Frame 1 (no input): blank canvas, image omitted
Frame 60 (no input): blank canvas, image omitted
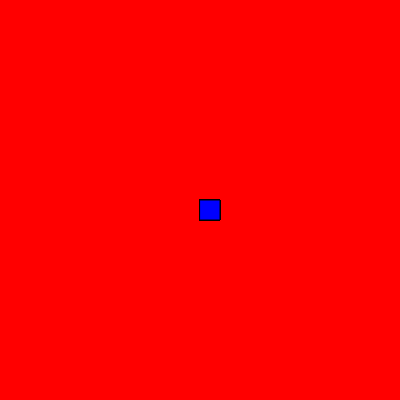
Frame 120 (the mouse pressed at the canvas centre since frame 60)

The p5.js sketch whose frames 1 and 60 were blank and that drew this single picture after the mouse press (run headless with seeded random() and noise() and a simulated clock; from frame 60 on, the mouse is pressed at the canvas centre):

// p5.js sketch
// ── sketch.js
function setup() {
    createCanvas(400, 400);
   background( "red")
  } ;
  
  function draw() {
  
    stroke ("black");
    fill("blue")
    
    if(mouseIsPressed) {
    rect (mouseX,mouseY,20,20);
    }
  }
  
